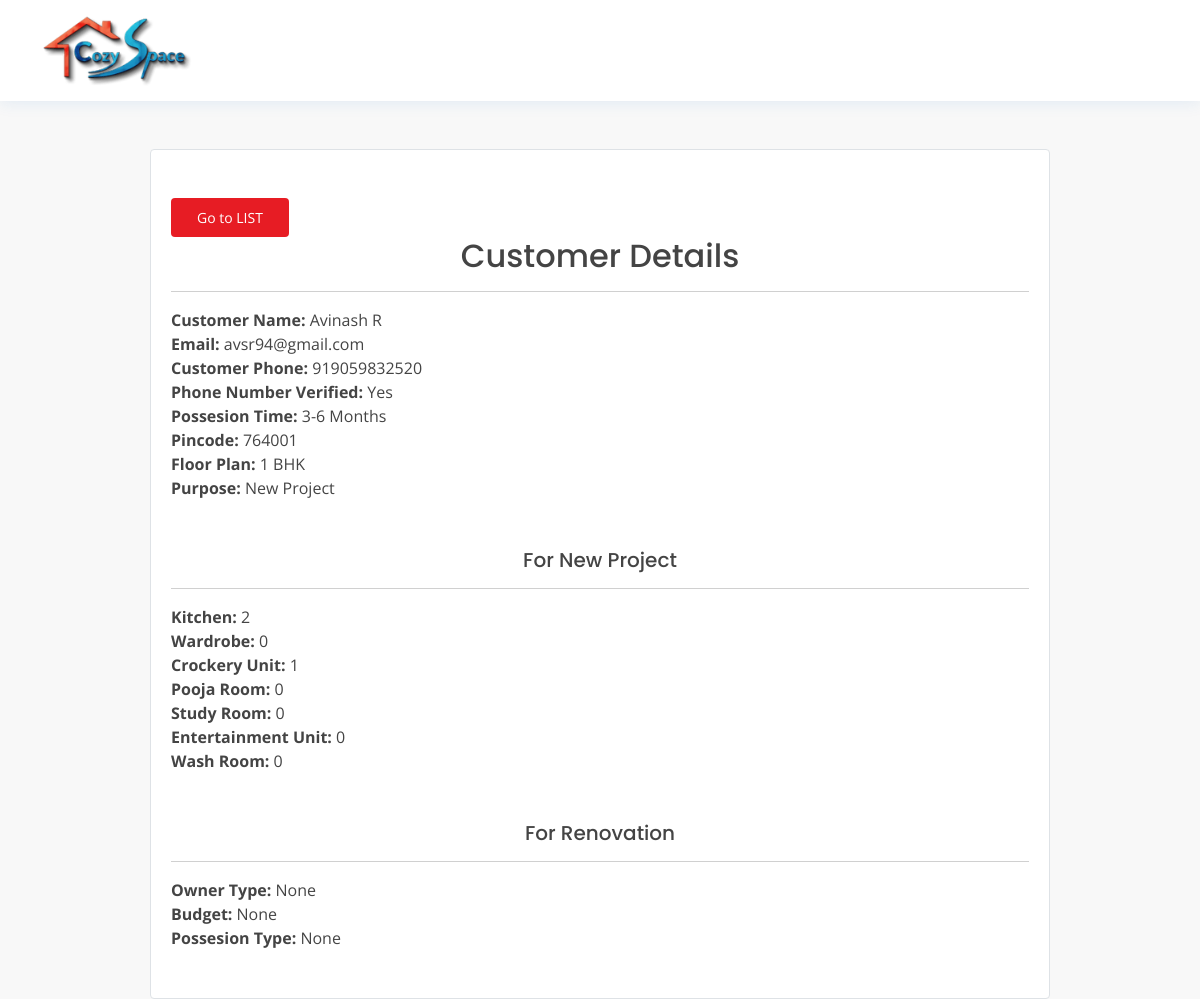
The app's page /customer/21 with its own data.
### main/models.py (models this page shows, shortened)
class GetQoute(models.Model):
    customer_name = models.CharField(max_length=100)
    customer_email = models.EmailField()
    customer_number = models.IntegerField()
    is_number_verified = models.BooleanField(default=False)
    possesion_time = models.CharField(max_length=20)
    pincode = models.CharField(max_length=6)
    reg_date = models.DateTimeField('date published',blank=True, null=True)
    floorPlan = models.CharField(max_length=100)
    purpose = models.CharField(max_length=100)
    kitchen = models.IntegerField(default=0,blank=True, null=True)
    wardrobe = models.IntegerField(default=0,blank=True, null=True)
    crockeryunit = models.IntegerField(default=0,blank=True, null=True)
    poojaroom = models.IntegerField(default=0,blank=True, null=True)
    studyunit = models.IntegerField(default=0,blank=True, null=True)
    entertainmentunit = models.IntegerField(default=0,blank=True, null=True)
    washroom = models.IntegerField(default=0,blank=True, null=True)
    ownertype = models.CharField(max_length=60, blank=True, null=True)
    budget = models.CharField(max_length=60, blank=True, null=True)
    possesion_type = models.CharField(max_length=60, blank=True, null=True)

### main/views.py (the view)
# urls.py: path('customer/<int:pk>', views.customer_detail, name='customer'),
def customer_detail(request, pk):
	return render(request, 'customer.html', {'customer': get_object_or_404(GetQoute, pk=pk)})

### main/templates/customer.html (shortened to what this page needs)
{% load static %}
<!DOCTYPE html>
<html lang="en">
<head>
  <link href="{% static 'assets/vendor/animate.css/animate.min.css' %}" rel="stylesheet">
  <link href="{% static 'assets/vendor/bootstrap/css/bootstrap.min.css' %}" rel="stylesheet">
  <link href="{% static 'assets/vendor/bootstrap-icons/bootstrap-icons.css' %}" rel="stylesheet">
  <link href="{% static 'assets/css/style.css' %}" rel="stylesheet">
</head>
<body>
  <header id="header" class="">
    <div class="container d-flex align-items-center justify-content-between">
      <h1 class="logo "><a href="index.html"><img src="{% static 'assets/img/logo.png' %}"></a></h1>
    </div>
  </header>
  <main id="main " class="mt-5">
    <div class="container ">
      <div class="row  border rounded w-60  bg-white">
        <div class="col">
          <div class="mt-5 px-2">
            <div class="form-group">
              <div class="form-row">
                <a href="{% url 'customer-list' %}"><button id="step1enter" class="btn  ms-0 rounded  " title="">Go to LIST</button></a>
                <h2 class="text-center">Customer Details</h2>
                <hr>
                <strong>Customer Name: </strong>{{ customer.customer_name }}<br>
                <strong> Email: </strong>{{ customer.customer_email }}<br>
                <strong>Customer Phone:</strong> {{ customer.customer_number }}<br>
                <strong>Phone Number Verified:</strong>{% if customer.is_number_verified %} Yes {% else %} No {% endif %}<br>
                <strong>Possesion Time: </strong>{{ customer.possesion_time }}<br>
                <strong>Pincode:</strong> {{ customer.pincode }}<br>
                <strong>Floor Plan:</strong> {{ customer.floorPlan }}<br>
                <strong>Purpose:</strong> {{ customer.purpose }}<br>
                <br>
                <br>
                <h5 class="text-center">For New Project</h5>
                <hr>
                <strong>Kitchen:</strong> {{ customer.kitchen }}<br>
                <strong>Wardrobe:</strong> {{ customer.wardrobe }}<br>
                <strong>Crockery Unit:</strong> {{ customer.crockeryunit }}<br>
                <strong>Pooja Room:</strong> {{ customer.poojaroom }}<br>
                <strong>Study Room:</strong> {{ customer.studyunit }}<br>
                <strong>Entertainment Unit:</strong> {{ customer.entertainmentunit }}<br>
                <strong>Wash Room:</strong> {{ customer.washroom }}<br>
                <br>
                <br>
                <h5 class="text-center">For Renovation</h5>
                <hr>
                <strong>Owner Type:</strong> {{ customer.ownertype }}<br>
                <strong>Budget:</strong> {{ customer.budget }}<br>
                <strong>Possesion Type:</strong> {{ customer.possesion_type }}<br>
                <br>
                <br>
              </div>
            </div>
          </div>
        </div>
      </div>
    </div>
  </main>
</body>
</html>

### main/static/assets/css/style.css (style rules this page uses)
body { font-family: "Open Sans", sans-serif; color: #444444; }
a { color: #1977cc; text-decoration: none; }
h1, h2, h3, h4, h5, h6 { font-family: "Poppins", sans-serif; }
#header { background: #fff; transition: all 0.5s; z-index: 997; padding: 15px 0; top: 40px; box-shadow: 0px 2px 15px rgba(25, 119, 204, 0.1); }
#header .logo { font-size: 30px; margin: 0; padding: 0; line-height: 1; font-weight: 700; letter-spacing: 0.5px; font-family: "Poppins", sans-serif; }
#header .logo a { color: #2c4964; }
#header .logo img { max-width: 150px; }
.appointment-btn, .btn { margin-left: 25px; background: #e71c24; color: #fff; border-radius: 50px; padding: 8px 25px; white-space: nowrap; transition: 0.3s; font-size: 14px; display: inline-block; }
.w-60 { max-width: 900px; margin: auto; }

### main/templates/customer.html (style rules this page uses)
body { background: #f8f8f8; }

### records on screen
GetQoute: customer_name "Avinash R", customer_email "avsr94@gmail.com", customer_number "919059832520", possesion_time "3-6 Months", pincode "764001", floorPlan "1 BHK", purpose "New Project", kitchen "2", wardrobe "0", crockeryunit "1", poojaroom "0", studyunit "0", entertainmentunit "0", washroom "0", ownertype "None", budget "None", possesion_type "None"
